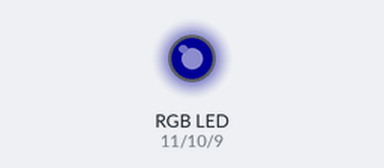
Recording of a sketch running on a simulated Arduino Uno, built with avr-gcc and run on an emulated ATmega328P. Parts: an RGB LED mixed from three pins (HIGH = lit). Dim RGB values are drawn brighter than linear.

Above: at 0.15 s.
At 7.2 s:
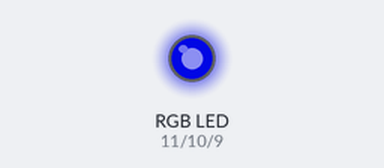
At 19.21 s:
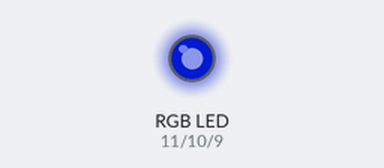
At 38.5 s:
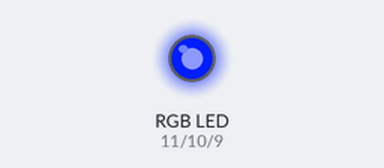
Timing chart, 0 to 40.0 s (numbered marks = the images above):
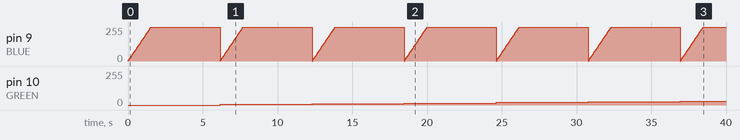

The sketch:

fading_tri_led.pde
```cpp
int RED = 11;    // RED pin of the LED to PWM pin 37
int GREEN = 10;  // GREEN pin of the LED to PWM pin 36
int BLUE = 9;   // BLUE pin of the LED to PWM pin 35

void setup()
{
  pinMode(9, OUTPUT);
  pinMode(10, OUTPUT);
  pinMode(11, OUTPUT);
}

void loop()
{
  for(int r = 0; r < 1024; r+=5) {
    for(int g = 0; g < 1024; g+=5) {
      for(int b = 0; b < 1024; b+=5) {
        analogWrite(RED, r);
        analogWrite(GREEN, g);
        analogWrite(BLUE, b);
        delay(30);
      }
    }
  }
}
```

Measured:
- by itself, pin 9 (BLUE): ramps from 0/255 to 255/255 and jumps back, once every 6.2 s
- by itself, pin 10 (GREEN): moves from 0/255 to 30/255 over 30.8 s
